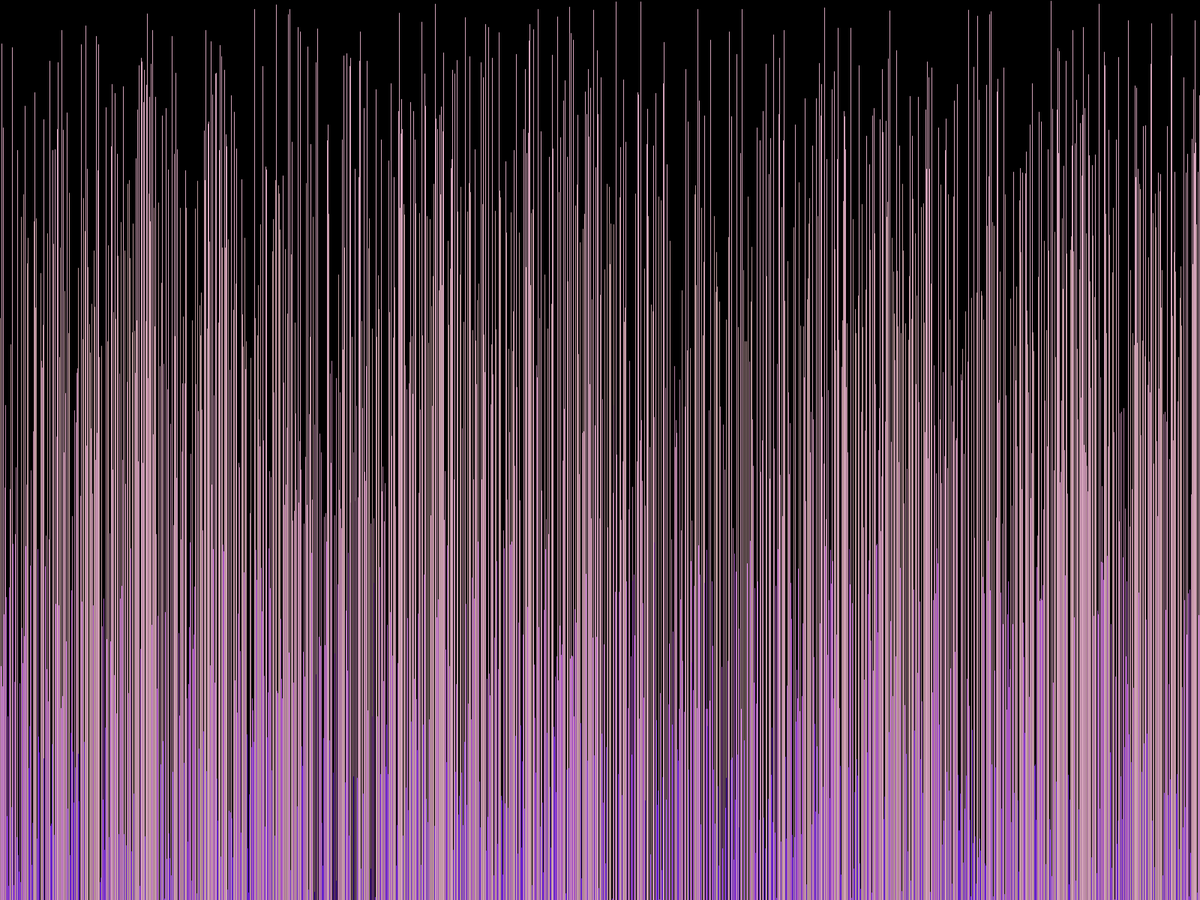
Frame 1 (no input)
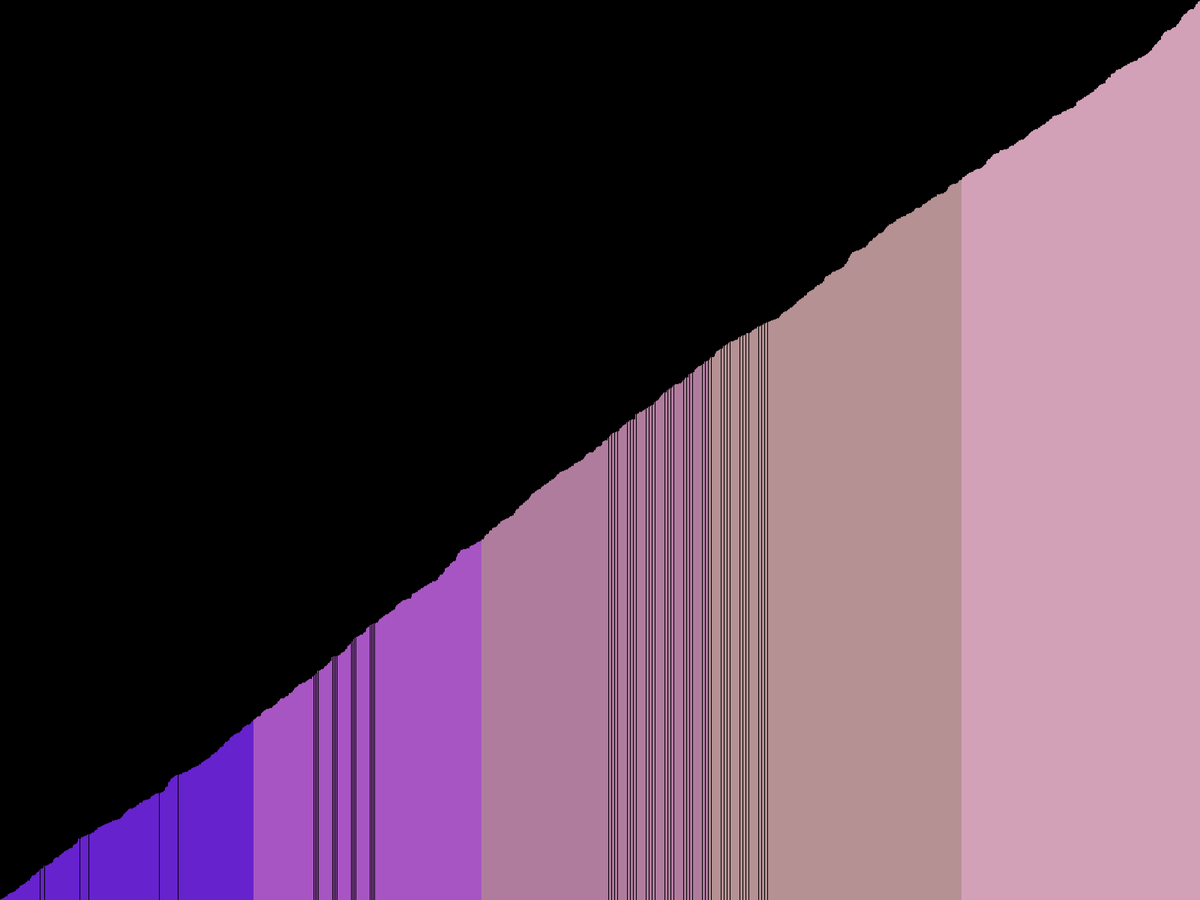
Frame 60 (the mouse pressed at the canvas centre just before this capture)
Frame 120 (the mouse held since frame 60 and released just before this capture): identical to frame 60, image omitted

The Processing sketch that drew these frames (run headless with seeded random() and noise(); from frame 60 on, the mouse is pressed at the canvas centre):

// Processing sketch: QuickSort
// ── QuickSort.pde
float[] arr = new float[1600]; 
void setup(){
  fullScreen();
  for(int i = 0; i<arr.length;i++){
      arr[i] = random(height);
  }
 
}
int i = 0;
int j = 0;
float a = 0;
void draw(){
  background(0);
  fill(255);
  stroke(255);
for(int i = 0; i < arr.length;i++){
              int colIndex = (int)map(arr[i],0,height,0,colors.length);
              stroke(colors[colIndex]);
              float xPos = map(i,0,arr.length,0,width);
              line(xPos,height,xPos,height-arr[i]);   
            }
 
 if(frameCount == 1)thread("Qsort");
   
  //frameRate(3);
}
 public void sort(float[] arr, int low, int high){
   if (low < high) 
        { 
            /* pi is partitioning index, arr[pi] is  
              now at right place */
            int pi = partition(arr, low, high); 
            
         
           // delay(100);
  
            // Recursively sort elements before 
            // partition and after partition 
            sort(arr, low, pi-1); 
            sort(arr, pi+1, high); 
        } 
   }
 public void Qsort(){
    sort(arr,0,arr.length-1); 
   
 }
 
 int partition(float arr[], int low, int high) 
    { 
        float pivot = arr[high];  
        int i = (low-1); // index of smaller element 
        for (int j=low; j<high; j++) 
        { 
            // If current element is smaller than the pivot 
            if (arr[j] < pivot) 
            { 
                i++; 
  
                // swap arr[i] and arr[j] 
               swap(arr,i,j);
            } 
        } 
  
        // swap arr[i+1] and arr[high] (or pivot) 
        swap(arr,i+1,high);
  
        return i+1; 
    } 
 
 
  public void swap(float[]arr,int a,int b){
   delay(1);
    float temp = arr[a];
    arr[a] = arr[b];
    arr[b] = temp;
   
 }
 
 int[] colors = {#6622cc,#a755c2,#b07c9e,#b59194,#d2a1b8};
 
